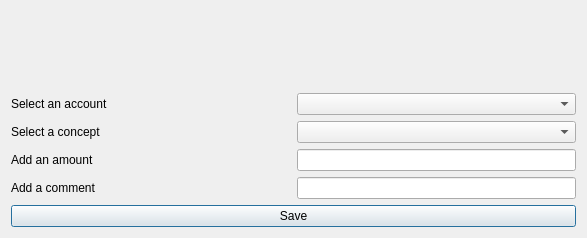
<?xml version="1.0" encoding="UTF-8"?>
<ui version="4.0">
 <class>frmAccountOperationsAdd</class>
 <widget class="QDialog" name="frmAccountOperationsAdd">
  <property name="windowModality">
   <enum>Qt::WindowModal</enum>
  </property>
  <property name="geometry">
   <rect>
    <x>0</x>
    <y>0</y>
    <width>587</width>
    <height>238</height>
   </rect>
  </property>
  <property name="windowTitle">
   <string>New account operation</string>
  </property>
  <property name="windowIcon">
   <iconset resource="../images/xulpymoney.qrc">
    <normaloff>:/xulpymoney/document-edit.png</normaloff>:/xulpymoney/document-edit.png</iconset>
  </property>
  <property name="modal">
   <bool>true</bool>
  </property>
  <layout class="QVBoxLayout" name="verticalLayout_2">
   <item>
    <layout class="QVBoxLayout" name="verticalLayout">
     <item>
      <widget class="QLabel" name="lblTitulo">
       <property name="font">
        <font>
         <pointsize>14</pointsize>
         <weight>75</weight>
         <bold>true</bold>
        </font>
       </property>
       <property name="styleSheet">
        <string notr="true">color: rgb(0, 128, 0);</string>
       </property>
       <property name="alignment">
        <set>Qt::AlignCenter</set>
       </property>
      </widget>
     </item>
     <item>
      <widget class="wdgDatetime" name="wdgDT" native="true"/>
     </item>
     <item>
      <layout class="QHBoxLayout" name="horizontalLayout_5">
       <item>
        <widget class="QLabel" name="label_5">
         <property name="text">
          <string>Select an account</string>
         </property>
        </widget>
       </item>
       <item>
        <widget class="QComboBox" name="cmbAccounts"/>
       </item>
      </layout>
     </item>
     <item>
      <layout class="QHBoxLayout" name="horizontalLayout_3">
       <item>
        <widget class="QLabel" name="label_2">
         <property name="text">
          <string>Select a concept</string>
         </property>
        </widget>
       </item>
       <item>
        <widget class="QComboBox" name="cmbConcepts"/>
       </item>
      </layout>
     </item>
     <item>
      <layout class="QHBoxLayout" name="horizontalLayout">
       <item>
        <widget class="QLabel" name="label_3">
         <property name="text">
          <string>Add an amount</string>
         </property>
        </widget>
       </item>
       <item>
        <widget class="myQLineEdit" name="txtImporte">
         <property name="sizePolicy">
          <sizepolicy hsizetype="Minimum" vsizetype="Fixed">
           <horstretch>0</horstretch>
           <verstretch>0</verstretch>
          </sizepolicy>
         </property>
        </widget>
       </item>
      </layout>
     </item>
     <item>
      <layout class="QHBoxLayout" name="horizontalLayout_4">
       <item>
        <widget class="QLabel" name="label_4">
         <property name="text">
          <string>Add a comment</string>
         </property>
        </widget>
       </item>
       <item>
        <widget class="QLineEdit" name="txtComentario">
         <property name="sizePolicy">
          <sizepolicy hsizetype="Minimum" vsizetype="Fixed">
           <horstretch>0</horstretch>
           <verstretch>0</verstretch>
          </sizepolicy>
         </property>
        </widget>
       </item>
      </layout>
     </item>
     <item>
      <widget class="QPushButton" name="cmd">
       <property name="text">
        <string>Save</string>
       </property>
       <property name="icon">
        <iconset resource="../images/xulpymoney.qrc">
         <normaloff>:/xulpymoney/save.png</normaloff>:/xulpymoney/save.png</iconset>
       </property>
      </widget>
     </item>
    </layout>
   </item>
  </layout>
 </widget>
 <customwidgets>
  <customwidget>
   <class>myQLineEdit</class>
   <extends>QLineEdit</extends>
   <header location="global">myqlineedit</header>
  </customwidget>
  <customwidget>
   <class>wdgDatetime</class>
   <extends>QWidget</extends>
   <header location="global">wdgDatetime</header>
   <container>1</container>
  </customwidget>
 </customwidgets>
 <resources>
  <include location="../images/xulpymoney.qrc"/>
 </resources>
 <connections/>
</ui>
